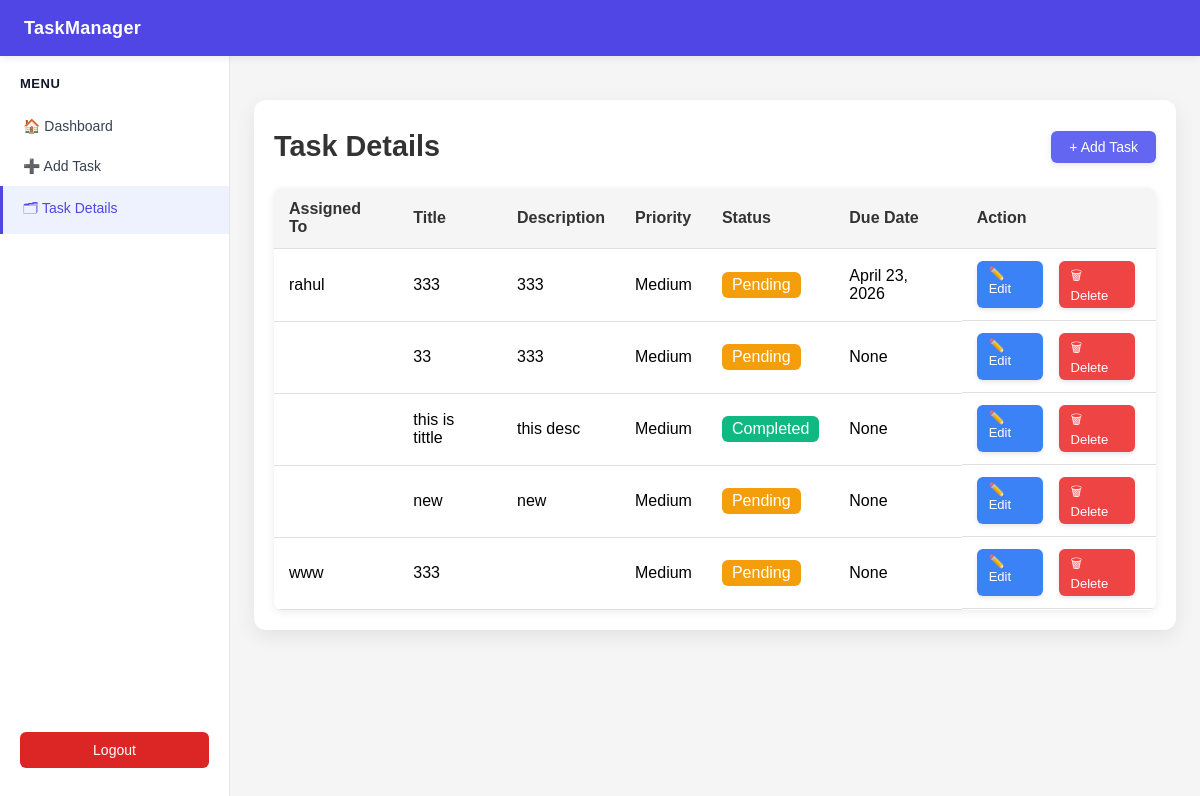
Screenshot of /allTask/ (signed in) with the database file from the repository.
### core/models.py (models this page shows, shortened)
class Task_model(models.Model):
    assigned_to = models.CharField(max_length=100, blank=True)  # New field for name / assigned person
    title = models.CharField(max_length=200)
    description = models.TextField(blank=True)
    priority = models.CharField(max_length=20, default="Medium")
    status = models.CharField(max_length=20, default="Pending")
    due_date = models.DateField(null=True, blank=True)  # New due date field
    created_at = models.DateTimeField(auto_now_add=True)

### core/views.py (the view)
# urls.py: path('allTask/', views.allTask, name='allTask'),
@login_required
def allTask(request):
    result = Task_model.objects.all()
    return render(request, "core/allTask.html", {'data': result})

### core/templates/core/allTask.html (shortened to what this page needs)
{% extends "core/base.html" %}
{% load static %}
{% block css %}
<link rel="stylesheet" href="{% static 'core/allTask.css' %}">
{% endblock %}
{% block content %}
<div class="table-container">
    <div class="table-header">
        <h2>Task Details</h2>
        <a href="{% url 'addtask' %}" class="btn-add">+ Add Task</a>
    </div>
    <table class="task-table">
        <thead>
            <tr>
                <th>Assigned To</th>
                <th>Title</th>
                <th>Description</th>
                <th>Priority</th>
                <th>Status</th>
                <th>Due Date</th>
                <th>Action</th>
            </tr>
        </thead>
        <tbody>
            {% for x in data %}
            <tr>
                <td>{{ x.assigned_to }}</td>
                <td>{{ x.title }}</td>
                <td>{{ x.description }}</td>
                <td>{{ x.priority }}</td>
                <td>
                    <span class="status {{ x.status|lower|slugify }}">
                        {{ x.status }}
                    </span>
                </td>
                <td>{{ x.due_date }}</td>
                <td class="action-btns">
                    <a href="{% url 'edit' x.id %}" class="btn-edit">✏️ Edit</a>
                    <a href="{% url 'delete' x.id %}" class="btn-delete">🗑 Delete</a>
                </td>
            </tr>
            {% empty %}
            <tr>
                <td colspan="7" style="text-align:center; padding:15px; color:#999;">
                    No tasks available
                </td>
            </tr>
            {% endfor %}
        </tbody>
    </table>
</div>
{% endblock %}

### core/static/core/allTask.css (style rules this page uses)
.table-container { padding:20px; }
.table-header { display:flex; justify-content:space-between; align-items:center; margin-bottom:18px; padding:10px 0; }
.table-header h2 { margin:0; font-size:20px; font-weight:600; color:#111827; }
.btn-add { background:linear-gradient(135deg,#22c55e,#16a34a); color:white; padding:8px 16px; text-decoration:none; border-radius:6px; font-size:14px; font-weight:500; box-shadow:0 2px 6px rgba(0,0,0,0.1); transition:0.2s ease; }
.task-table { width:100%; border-collapse:collapse; background:white; box-shadow:0 2px 8px rgba(0,0,0,0.08); border-radius:8px; overflow:hidden; }
.task-table th { background:#4F46E5; color:white; text-align:left; padding:12px; }
.task-table td { padding:12px; border-bottom:1px solid #f1f5f9; }
.action-btns { display:flex; gap:10px; }
.btn-edit { background:linear-gradient(135deg,#3b82f6,#2563eb); color:white; padding:6px 14px; text-decoration:none; border-radius:6px; font-size:13px; font-weight:500; box-shadow:0 2px 4px rgba(0,0,0,0.1); transition:0.2s; }
.btn-delete { background:linear-gradient(135deg,#ef4444,#dc2626); color:white; padding:6px 14px; text-decoration:none; border-radius:6px; font-size:13px; font-weight:500; box-shadow:0 2px 4px rgba(0,0,0,0.1); transition:0.2s; }

### core/templates/core/allTask.html (style rules this page uses)
.table-container { max-width: 1200px; margin: 20px auto; padding: 20px; background: #fff; border-radius: 12px; box-shadow: 0 6px 20px rgba(0,0,0,0.08); overflow-x: auto; transition: all 0.3s ease-in-out; }
.table-header { display: flex; justify-content: space-between; align-items: center; margin-bottom: 15px; }
.table-header h2 { color: #333; font-size: 1.8rem; }
.btn-add { background: #6366F1; color: #fff; padding: 8px 18px; border-radius: 6px; text-decoration: none; font-weight: 500; transition: all 0.3s ease; }
.task-table { width: 100%; border-collapse: collapse; min-width: 700px; }
.task-table th, .task-table td { padding: 12px 15px; text-align: left; border-bottom: 1px solid #e0e0e0; }
.task-table th { background: #f5f5f5; color: #333; font-weight: 600; }
.status { padding: 4px 10px; border-radius: 6px; font-weight: 500; color: #fff; display: inline-block; }
.status.pending { background: #F59E0B; }
.status.completed { background: #10B981; }
.action-btns a { margin-right: 6px; padding: 5px 12px; border-radius: 6px; text-decoration: none; font-weight: 500; transition: all 0.3s ease; }
.btn-edit { background: #3B82F6; color: #fff; }
.btn-delete { background: #EF4444; color: #fff; }

### core/templates/core/base.html (style rules this page uses)
* { box-sizing: border-box; margin: 0; padding: 0; }
body { font-family: Arial, sans-serif; background: #f5f5f5; }

### rows the page displays
Task_model: assigned_to "rahul", title "333", description "333", priority "Medium", status "Pending", due_date "April 23, 2026"
Task_model: title "33", description "333", priority "Medium", status "Pending", due_date "None"
Task_model: title "this is tittle", description "this desc", priority "Medium", status "Completed", due_date "None"
Task_model: title "new", description "new", priority "Medium", status "Pending", due_date "None"
Task_model: assigned_to "www", title "333", priority "Medium", status "Pending", due_date "None"
